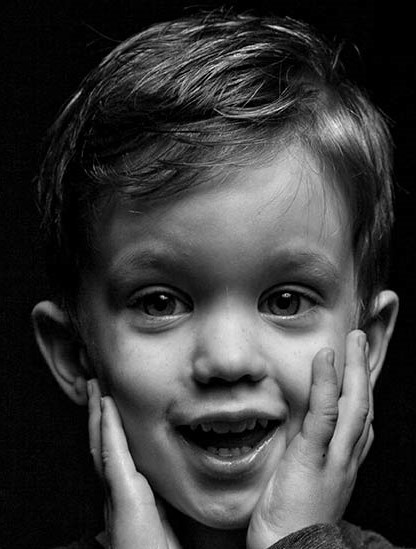
%> input picture black.jpg, 416 x 549 px
$ octave log.m   (GNU Octave 9; MATLAB toolbox functions it lacks are replaced by stand-ins)
%> lines starting %> are read from the running program, lines starting %| are printed output that depends on the picture
clc;
clear;
close all;

image = imread('black.jpg');
%> image is the input picture: size 549x416x3 uint8; min 0, max 249, mean 59.6
c = 2;
image = im2double(image);
%> image: size 549x416x3 double
log_im = c*log(image + 1);
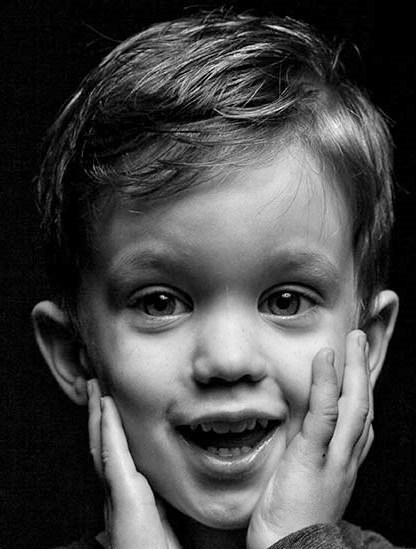
%> log_im: size 549x416x3 double; min 0, max 1.36, mean 0.383; drawn with min black and max white

figure, imshow(image), title('Original');
figure, imshow(log_im), title('lgo');
%> after `imshow(log_im)`:
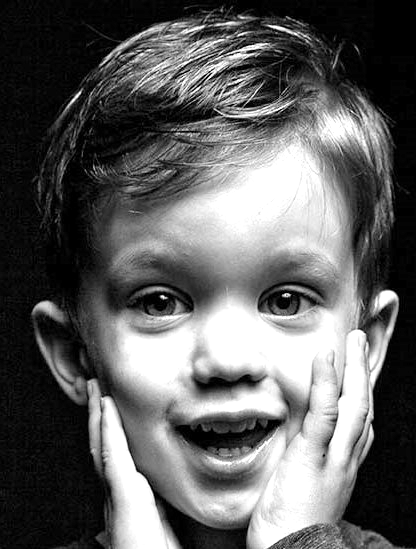
%> displayed picture: size 549x416x3, on the screen's scale of 0 to 255; min 0, max 255, mean 95.6
